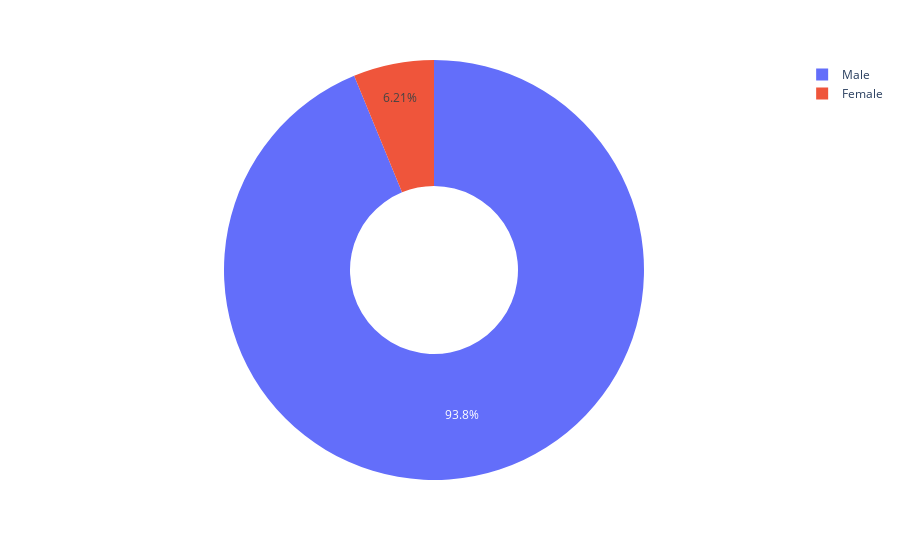

The code cell stored with this chart in its notebook:
### Code cell
fig = px.pie(sex_percentage,labels=sex_percentage.index, names=sex_percentage.index, values=sex_percentage.values, hole=0.4)
fig.show()

### Figure 1 — Plotly figure (JSON) as saved in the notebook; plotly's stock layout.template omitted (floating-point values rounded to 4 significant figures)
{"data": [{"domain": {"x": [0, 1], "y": [0, 1]}, "hole": 0.4, "hovertemplate": "index=%{label}<br>value=%{value}<extra></extra>", "labels": ["Male", "Female"], "legendgroup": "", "name": "", "showlegend": true, "type": "pie", "values": [876, 58]}], "layout": {"legend": {"tracegroupgap": 0}, "margin": {"t": 60}}}
